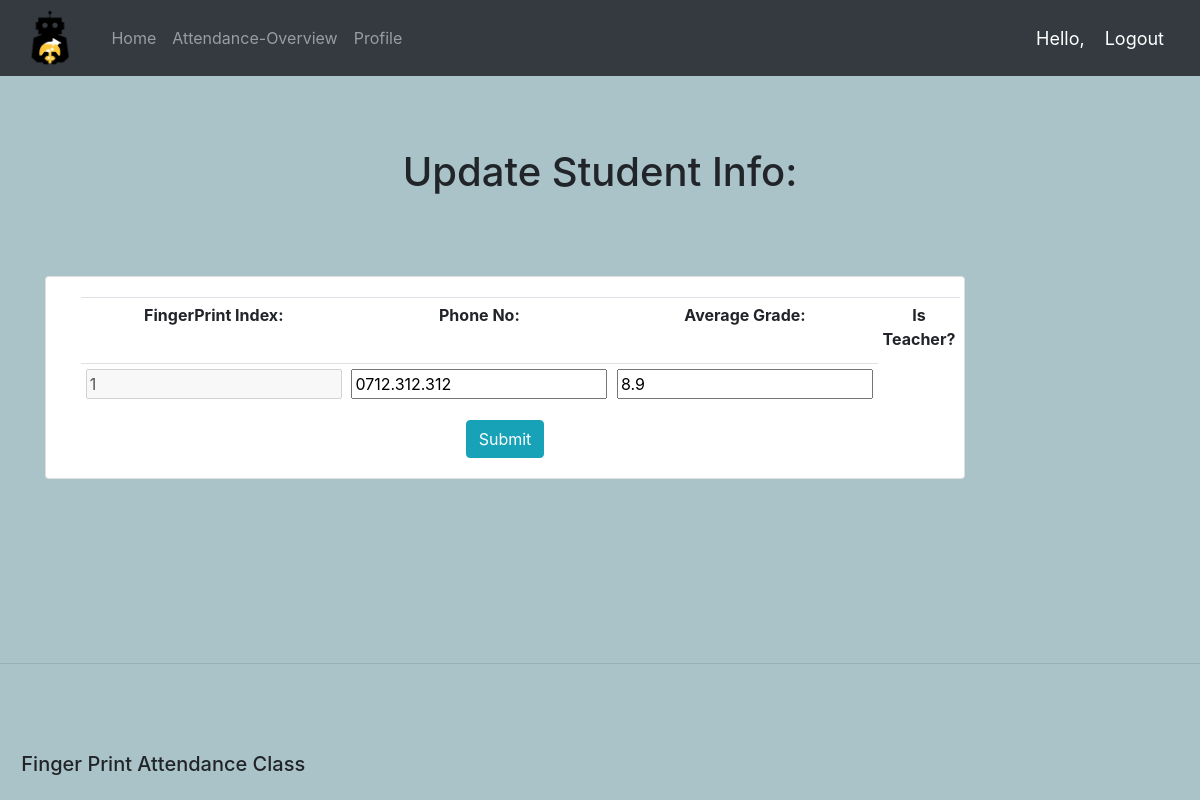
The app's page /update_student/1 with its own data.
### accounts/models.py (models this page shows, shortened)
class Student(models.Model):
	user = models.OneToOneField(User, on_delete=models.CASCADE)
	fp_index = models.IntegerField(primary_key=True, unique=True)
	phone = models.CharField(max_length=200, null=True)
	grd_average = models.DecimalField(decimal_places=1, max_digits=2, null=True, blank=True)
	is_teacher = models.BooleanField(default=False)

### accounts/views.py (the view)
# urls.py: path('update_student/<str:pk>', views.UpdateStudent.as_view(), name='update_student'),
class UpdateStudent(UpdateView):
	form_class = UpdateStudentForm
	model = Student
	template_name = 'accounts/student_form.html'
	success_url = '/overview'

### accounts/forms.py
class UpdateStudentForm(ModelForm):
	user = forms.CharField(disabled=True)
	fp_index = forms.CharField(disabled=True)
	class Meta:
		model = Student
		fields = "__all__"

### accounts/templates/accounts/student_form.html (shortened to what this page needs)
{% extends 'accounts/main.html' %}
{% load static %}
{% block content %}
    <br>
    <br>
    <br>
    <h1 class="text-center">Update Student {{form.user.first_name}} Info:</h1>
    <br>
    <br>
    <br>
<div class="container" align="center">
<div class="row" align="center">
    <div class="col-md-10" >
        <div class="card card-body">
            <form method="POST" align="center">
                <div class="col-md" >
                        <table class="table table-sm">
                            <tr>
                                <th><label for="{{ form.fp_index.id_for_label }}">FingerPrint Index:</label></th>
                                <th><label for="{{ form.phone.id_for_label }}">Phone No:</label></th>
                                <th><label for="{{ form.grd_average.id_for_label }}">Average Grade:</label>
                                <th><label for="{{ form.is_teacher.id_for_label }}">Is Teacher?</label></th>
                            </tr>
                            <tr>
                                <td><b><i>{{ form.fp_index }}</i></b></td>
                                <td><b><i>{{ form.phone }}</i></b></td>
                                <td>{{ form.grd_average }}</td>
                            </tr>
                        </table>
                        <input class="btn btn-info" type="submit" name="Confirm">
                </div>
            </form>
        </div>
    </div>
</div>
</div>
<br>
<br>
<br>
<br>
<br>
<br>
<br>
{% endblock %}

### static/css/main.css (style rules this page uses)
body { background-color: #AAC3C8; }

### records on screen
Student: fp_index "1", phone "0712.312.312", grd_average "8.9"
